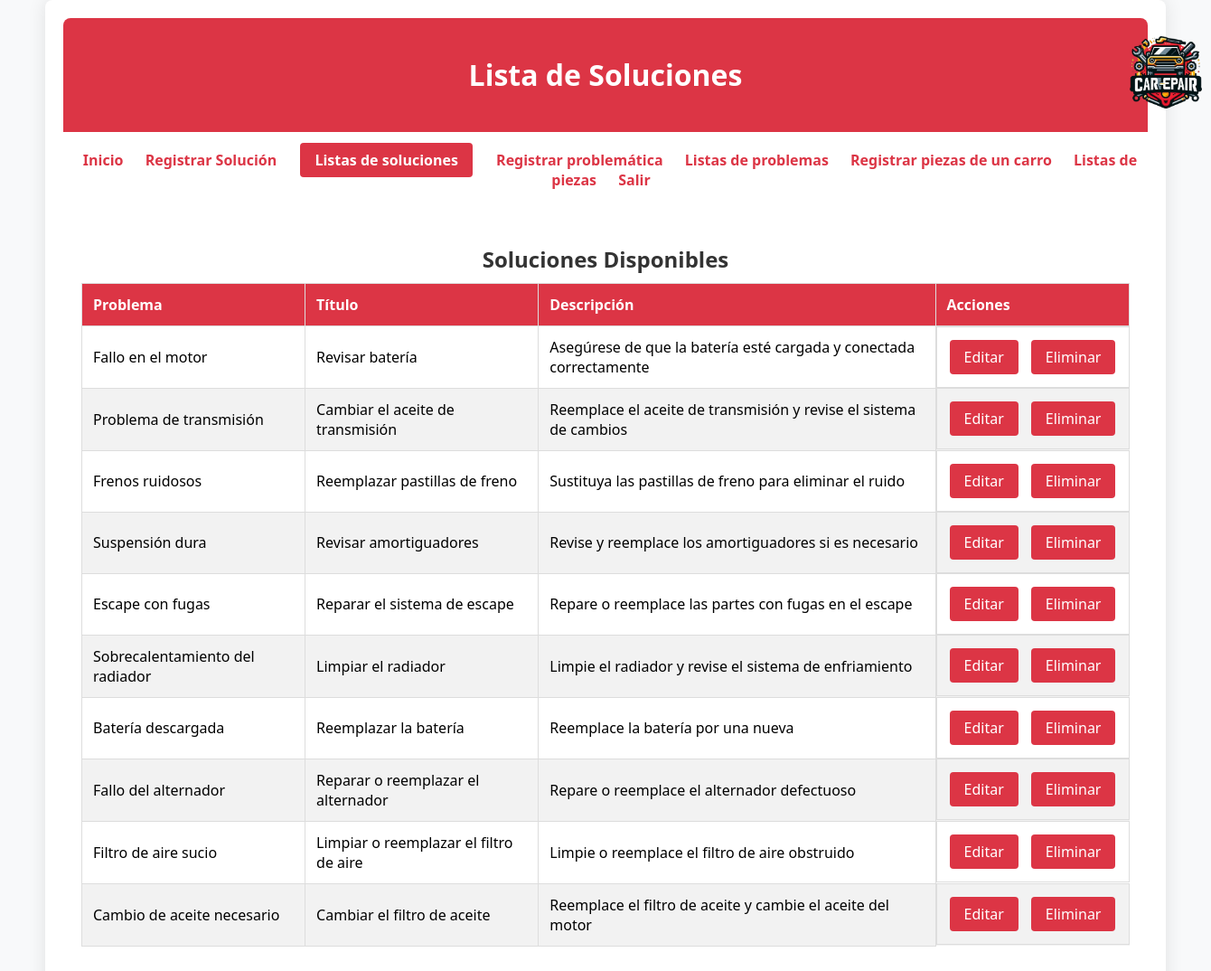
/paginas/lista_soluciones.php (signed in), run on the app's committed database.
### tables this page shows
CREATE TABLE soluciones (
    id INT AUTO_INCREMENT PRIMARY KEY,
    problema_id INT,
    titulo VARCHAR(100) NOT NULL,
    descripcion VARCHAR(255) NOT NULL,
    FOREIGN KEY (problema_id) REFERENCES problemas(id)
);

CREATE TABLE problemas (
    id INT AUTO_INCREMENT PRIMARY KEY,
    titulo VARCHAR(100) NOT NULL,
    descripcion VARCHAR(255) NOT NULL,
    parte_id INT,
    fecha TIMESTAMP DEFAULT CURRENT_TIMESTAMP,
    FOREIGN KEY (parte_id) REFERENCES partes_carro(id)
);

### paginas/lista_soluciones.php (the view, shortened to what this page needs)
<?php
$role = isset($_SESSION['role']) ? $_SESSION['role'] : '';
require '../funciones/conexion.php';
$query = "
    SELECT s.id, s.titulo, s.descripcion, p.titulo AS titulo_problema
    FROM soluciones s
    INNER JOIN problemas p ON s.problema_id = p.id
";
$stmt = $conn->prepare($query);
if ($stmt) {
    $stmt->execute();
    $result = $stmt->get_result();
} else {
    echo "Error en la preparación de la consulta: " . $conn->error;
    exit();
}
?>
<!DOCTYPE html>
<html lang="es">
<head>
    <link rel="stylesheet" href="../style/styles.css">
</head>
<body>
    <div class="container">
        <header>
            <h1>Lista de Soluciones</h1>
            <img src="../style/logo.png" alt="Logo" class="logo-image">
        </header>
        <nav>
            <ul>
                <li><a href="inicio.php">Inicio</a></li>
                <?php if ($role == 'admin'): ?>
                    <li><a href="registrar_solucion.php">Registrar Solución</a></li>
                    <li><a href="lista_soluciones.php" class="btn-action">Listas de soluciones</a></li>
                    <li><a href="registrar_problematica.php">Registrar problemática</a></li>
                    <li><a href="lista_problemas.php">Listas de problemas</a></li>
                    <li><a href="registrar_piezas.php">Registrar piezas de un carro</a></li>
                    <li><a href="lista_piezas.php">Listas de piezas</a></li>
                <?php else: ?>
                    <li><a href="buscar_problematica.php">Buscar problemática</a></li>
                <?php endif; ?>
                <li><a href="../funciones/logout.php">Salir</a></li>
            </ul>
        </nav>
        <main>
            <div class="solution-list">
                <h2>Soluciones Disponibles</h2>
                <table>
                    <thead>
                        <tr>
                            <th>Problema</th>
                            <th>Título</th>
                            <th>Descripción</th>
                            <?php if ($role == 'admin'): ?>
                                <th>Acciones</th>
                            <?php endif; ?>
                        </tr>
                    </thead>
                    <tbody>
                        <?php while ($row = $result->fetch_assoc()): ?>
                            <tr>
                                <td><?php echo htmlspecialchars($row['titulo_problema']); ?></td>
                                <td><?php echo htmlspecialchars($row['titulo']); ?></td>
                                <td><?php echo htmlspecialchars($row['descripcion']); ?></td>
                                <?php if ($role == 'admin'): ?>
                                    <td class="action-links">
                                        <a href="editar_solucion.php?id=<?php echo $row['id']; ?>" class="btn-action">Editar</a>
                                        <a href="eliminar_solucion.php?id=<?php echo $row['id']; ?>" class="btn-action" onclick="return confirm('¿Está seguro que desea eliminar la solución?');">Eliminar</a>
                                    </td>
                                <?php endif; ?>
                            </tr>
                        <?php endwhile; ?>
                    </tbody>
                </table>
            </div>
        </main>
    </div>
</body>
</html>

### style/styles.css (style rules this page uses)
body { font-family: Calibri, 'Segoe UI', Tahoma, Geneva, Verdana, sans-serif; background-color: #f8f9fa; margin: 0; padding: 0; }
.container { max-width: 1200px; margin: 0 auto; padding: 20px; background-color: #ffffff; box-shadow: 0 0 20px rgba(0, 0, 0, 0.1); border-radius: 8px; }
header { text-align: center; padding: 20px; background-color: #dc3545; color: white; border-radius: 8px 8px 0 0; }
nav { margin: 20px 0; text-align: center; }
nav ul { list-style: none; padding: 0; }
nav ul li { display: inline; margin: 0 10px; }
nav ul li a { text-decoration: none; color: #dc3545; font-weight: bold; }
main { text-align: center; padding: 20px; }
main h2 { color: #333333; margin-bottom: 10px; }
.solution-list table { width: 100%; border-collapse: collapse; margin-bottom: 20px; }
.solution-list th, .solution-list td { padding: 12px; border: 1px solid #ddd; text-align: left; }
.solution-list th { background-color: #dc3545; color: white; }
.solution-list tbody tr:nth-child(even) { background-color: #f2f2f2; }
.btn-action { padding: 8px 16px; margin: 2px; text-decoration: none; color: white; background-color: #dc3545; border: none; border-radius: 4px; cursor: pointer; transition: background-color 0.3s ease; }

### paginas/lista_soluciones.php (style rules this page uses)
.action-links { display: flex; gap: 10px; }
.logo-image { width: 80px; height: auto; position: absolute; top: 40px; left: 1250px; }

### data on the page
soluciones: problema.titulo "Fallo en el motor", titulo "Revisar batería", descripcion "Asegúrese de que la batería esté cargada y conectada correctamente"
soluciones: problema.titulo "Problema de transmisión", titulo "Cambiar el aceite de transmisión", descripcion "Reemplace el aceite de transmisión y revise el sistema de cambios"
soluciones: problema.titulo "Frenos ruidosos", titulo "Reemplazar pastillas de freno", descripcion "Sustituya las pastillas de freno para eliminar el ruido"
soluciones: problema.titulo "Suspensión dura", titulo "Revisar amortiguadores", descripcion "Revise y reemplace los amortiguadores si es necesario"
soluciones: problema.titulo "Escape con fugas", titulo "Reparar el sistema de escape", descripcion "Repare o reemplace las partes con fugas en el escape"
soluciones: problema.titulo "Sobrecalentamiento del radiador", titulo "Limpiar el radiador", descripcion "Limpie el radiador y revise el sistema de enfriamiento"
soluciones: problema.titulo "Batería descargada", titulo "Reemplazar la batería", descripcion "Reemplace la batería por una nueva"
soluciones: problema.titulo "Fallo del alternador", titulo "Reparar o reemplazar el alternador", descripcion "Repare o reemplace el alternador defectuoso"
soluciones: problema.titulo "Filtro de aire sucio", titulo "Limpiar o reemplazar el filtro de aire", descripcion "Limpie o reemplace el filtro de aire obstruido"
soluciones: problema.titulo "Cambio de aceite necesario", titulo "Cambiar el filtro de aceite", descripcion "Reemplace el filtro de aceite y cambie el aceite del motor"
